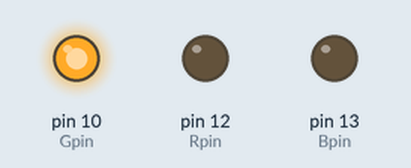
Recording of a sketch running on a simulated Arduino Uno, built with avr-gcc and run on an emulated ATmega328P. Shown: output pins drawn as LEDs (lit = HIGH).

Above: at 0.5 s.
At 3.2 s:
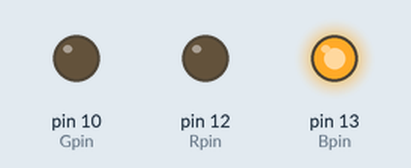
At 5.5 s:
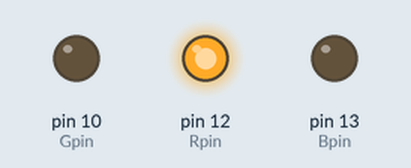
Timing chart, 0 to 8.1 s (numbered marks = the images above):
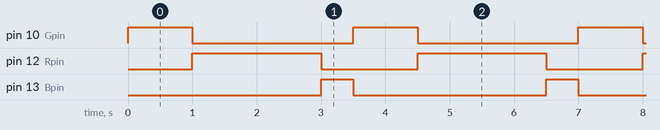

Measured:
- by itself, pin 10 (Gpin): alternates HIGH for 1.0 s and LOW for 2.5 s
- by itself, pin 12 (Rpin): alternates HIGH for 2.0 s and LOW for 1.5 s
- by itself, pin 13 (Bpin): alternates HIGH for 0.50 s and LOW for 3.0 s

The sketch:

project_3__1_.ino
```cpp
 const int Gpin= 10;
 const int Rpin= 12;
 const int Bpin= 13;
 void setup(){
            pinMode(Bpin,OUTPUT);
            pinMode(Rpin,OUTPUT);
            pinMode(Gpin,OUTPUT);}

 void loop(){
  digitalWrite(Gpin,HIGH);
  delay(1000);
  digitalWrite(Gpin,LOW);
  digitalWrite(Rpin,HIGH);
  delay(2000);
  digitalWrite(Rpin,LOW);
  digitalWrite(Bpin,HIGH);
  delay(500);
  digitalWrite(Bpin,LOW);
  }
```

class.c
```cpp
#include <stdio.h>


//Loop to print the sum of all
//int main(){
//	int numbers[5]={-5,6,7,-2,-8};
//	int i=0;
//	int sum=0;
//	while(i<=4){
//		sum+=numbers[i];
//
//	}
//	printf("%d",sum);
//
//}

//Exams.c


//int main(){
//	int num1, num2, sum;
//	printf("Enter a number \n");
//	scanf("%d",&num1);
//	printf("Enter a number \n");
//	scanf("%d",&num2);
//	sum=num1+num2;
//	printf("The sum of %d and %d is %d",num1, num2, sum);
//	return 0;
//}

//int main(){
//	int myArray[10]={12,21,34,12,34,56,78,90,34};
//	int lv;
//	int max=myArray[0];
//	for (lv=0; lv<=9;lv++){
//		if(myArray[lv]>max){
//			max=myArray[lv];
//		}
//	}
//	printf("%d",max);
//	return 0;
//
//}

//int main(){
// 	int average, num;
// 	int sum=0;
// 	int lv=1;
// 	printf("Enter a number\n");
// 	scanf("%d",&num);
// 	for(lv=1; lv<=num; lv++){
// 		if(lv%2==0){
// 			sum+=lv;
//		}
//	}
//	average=sum /num;
//    printf("The sum of even numbers between 1 and %d is %d while their average is %d",num, sum, average);
// 	return 0;
//}
//int main(){
//	int average, num;
//	int sum=0;
//	int lv=1;
//	int length=0;
//	printf("Enter a number \n");
//	scanf("%d",&num);
//	for(lv=1; lv<=num; lv++){
//		if(lv%2 ==0){
//			sum+=lv;
//			length++;
//		}
//	}
//	average=sum/num;
//	printf("The number of even numbers is %d\n", length);
//	printf("The sum is %d\n", sum);
//	printf("The average is %d\n", average);
//	return 0;
//}
//int main(){
//	int num1,num2,num3,largest;
//    printf("Enter 3 numbers \n");
//    scanf("%d %d %d",&num1 ,&num2 ,&num3);
//
//    if(num1>num2&&num1>num3){
//    	largest=num1;
//	}
//	else if(num2>num1&&num2>num3){
//		largest=num2;
//	}
//	else {
//		largest=num3;
//	}
//	printf("The largest number among %d, %d and %d is %d", num1, num2, num3, largest);
//	return 0;
//}

//int main(){
//	int num;
//	int lv=2;
//	int flag=1;
//	printf("Enter a number\n");
//	scanf("%d",&num);
//	for(lv=2; lv<num; lv++){
//		if(num%lv==0){
//			flag=0;
//		}
//	}
//	if(flag==0){
//		printf("%d is not prime", num);
//	}
//	else{
//		printf("%d is prime",num);
//	}
//	return 0;
//}

//int main(){
//	int counter=0;
//	int num;
//	int originalNum;
//	printf("Enter a positive number\n");
//	scanf("%d",&num);
//	originalNum=num;
//	while (num>0){
//		num/=10;
//		counter++;
//	}
//	printf("%d is made of %d digits",originalNum , counter);
//	return 0;
//}

//int main(){
//	int num=98;
//	int myArray[10]={12,34,56,78};
//	printf("%p\n",&myArray[0]);
//	printf("%p\n",&myArray[1]);
//	printf("%p\n",&num);
//}

#include <limits.h>
#include <float.h>
int main(){
	float gpa=2.34567;
	printf("The range for signed char is btn %d and %d \n",CHAR_MIN, CHAR_MAX);
	printf("The range for unsigned is btn 0 and %d \n", UCHAR_MAX);
	printf("The range for long  float is  btn %.10Le and %.10Le \n",FLT_MIN, FLT_MAX);
	printf("%.2f",gpa);
	return 0;
}
```

stuck.c
```cpp
#include <stdio.h>
#include <stdlib.h>

/*int main(){
    float length, width, area, perimeter;
	printf("Enter the sides of the rectangle: \n");
	scanf("%f%f",&length,&width);//& is to specify the location where the inputs will be stored, we use two %fs bcz we will receive two inputs
	area = length * width;//Area calculation
	perimeter = (length+width) * 2;
	printf("The perimeter of the rectangle of with sides %f and %f is %f m \n", length, width, perimeter);
	printf("The area of the rectangle of with sides %f and %f is %f m\n", length, width, area);

	return 0;
}*/


int main(){
	int n1;
	int n2;
	int n3;
	printf("Enter numbers: ");
	scanf("%d%d%d", &n1,&n2,&n3);
	int greatest;
	if(n1>n2 && n1>n3){//We must find the greatest nbr among them to use it when looping
		greatest = n1;
	}
    else if(n2>n3 && n2>n3){
		greatest = n2;
	}
	else{
		greatest = n3;
	}
	int gcd;
	int i = 2;
	for (i=2; i<=greatest; i++){
		if(n1%i==0 && n2%i==0 && n3%i==0){
			gcd =i;
		}
	}
	printf("The Greatest Common Divisor of %d,%d and %d is %d",n1,n2,n3,gcd);//We have to print after closing the loop so that we can print one common factor
	return 0;
}

// Funtions in C programming
/*int main(){
	int num1,num2,num3,greatest;
	printf("Enter 3 numbers: ");
	scanf("%d%d%d",&num1,&num2,&num3);
	if(num1>num2&& num1>num3){
		greatest=num1;
	}
	else if (num2>num1&& num2>num3){
		greatest=num2;
	}
	else{
		greatest=num3;
	}
	printf("The largest in number among %d,%dand%d is %d ",num1,num2,num3,greatest);
}
// Constants in c. Alot of times when naming const variables we use all uppercase-letters(It's just a best practice and not a must .Just like in JS consts can not be modified
int main(){
	printf("%f", floor(45.2869));//funtion to round down a number. The ceil function is the opposite of the floor function and it is used to round up a number
	return 0;
}
*/

//Getting input from user
//int main(){
//	char name[20];
//	int age;
//	double gpa;
//	char grade;
//	printf("Enter your name, age, gpa, and grade: \n");
//	scanf("%s %d %lf %c",&name ,&age, &gpa, &grade);
//	printf("Hello %s according to the survery,",name);
//	printf("you are %d years old ",age);
//	printf("your gpa is %f ",gpa);
//	printf("your grade is %c ",grade);
//	return 0;
//}

//Madlib game
//int main(){
//	char color[20];
//	char pluralNoun[20];
//	char foodF[20];
//    char foodL[20];
//	printf("Enter your favorite clolor: \n");
//	scanf("%s",&color);
//	printf("Enter a plural noun: \n");
//	scanf("%s",&pluralNoun);
//	printf("Enter your favorite food with two words: \n");
//	scanf("%s%s",&foodF,&foodL);
//	printf("Biscuits are %s\n", color);
//	printf("%s are sweet\n",pluralNoun);
//	printf("And I love %s %s\n",foodF, foodL);
//	return 0;
//
//}

//Arrays
//int main(){
//	int myArray[]={1,2,3,4,5};
//    myArray[4]=27;
//	printf ("%d", myArray[4]);
//}
//int main(){
//	char stings[][20]={"Hello","How are you","They call me shoula"}; To store an array of more than one string you have to use two square brackets
//	printf("%s",stings[0]);
//	return 0;
//}
//int main(){
//	int ages[30]={12,15,16,17};
//	printf("Enter your age");
//	scanf("%d", &ages[9]);
//	printf("Your age is %d", ages[9]);
//}

//The void function has no return which means that
//in order for it to return sthg it must be called in the main function
//int main(){
//	greet("Shoula", 15);
//	greet("Derrick", 15);
//	greet("Leccutte", 6);
//	return 0;
//}
//void greet(char name[],int age){
//	printf("Hello %s, you are %d old\n",name ,age);
//}

//Example of a function that is not void The voidness is due to the use of void when declaring the function
//double cube(double num){
//	return num*num*num;
//}
//int main(){
//	printf("Answer: %f",cube(12.3));
//	return 0;
//}
//Alternative
//double cube(double num);
//int main(){
//	printf("Answer: %f\n", cube(12.3));
//	return 0;
//}
//double cube(double num){
//	return num*num*num;
//}

//Function to find the largest number.
//int max(int num1, int num2, int num3){
//	int greatest;
//	if(num1>=num2 && num1>=num3){
//		greatest=num1;
//	}
//	else if(num2>=num1 && num2>=num3){
//		greatest=num2;
//	}
//	else{
//		greatest=num3;
//	}
//	return greatest;
//}
//int main(){
//	printf("%d",max(3,45,67));
//	return 0;
//
//}

//Making a calculator using if statements
//int main(){
//	double num1;
//	double num2;
//	char op;
//
//	printf("Enter a number\n");
//	scanf("%lf", &num1);
//	printf("Enter an operator\n");
//	scanf(" %c", &op);
//	printf("Enter a number\n");
//	scanf("%lf",&num2);
//	if(op=='+'){
//		printf("%f",num1+num2);
//	}
//	else if(op=='-'){
//		printf("%f",num1-num2);
//	}
//	else if(op=='*'){
//		printf("%f",num1-num2);
//	}
//	else if(op=='/'){
//		printf("%f",num1/num2);
//	}
//	else{
//		printf("Invalid Operator");
//	}
//	return 0;
//}

//Using the switch statements
//int main(){
//	char grade;
//	printf("Enter your grade:\n");
//	scanf(" %c", &grade);
//	switch(grade){
//		case'A':
//			printf("You did great\n");
//			break;
//		case'B':
//			printf("You did alright\n");
//			break;
//		case 'C':
//			printf("You did poorly\n");
//			break;
//		case 'D':
//			printf("You did very bad");
//			break;
//		case 'F':
//			printf("You failed\n");
//			break;
//		defaul:
//			printf("Invalid Grade\n");
//
//	}
//	return 0;
//}

//Structs can store different data types at the same time}
//struct Student{
//	char name[20];
//	int age;
//	double gpa;
//	char major[20];
//
//};
//int main(){
//	struct Student student1;
//	student1.age=27;
//	student1.gpa=2.5;
//	strcpy(student1.name,"Damn");
//	strcpy(student1.major,"Cyber");
//
//	struct Student student2;
//	student2.age=1;
//	student2.gpa=2.7;
//	strcpy(student2.name,"Daah");
//	strcpy(student2.major,"Software");
//	printf("%s", student2.major);
//}

//Usin structs to model a phone and book
// struct Phone{
// 	char brand[20];
// 	char model[20];
// 	int storage;
// 	double price;
// };
// struct Book{
// 	char author[20];
// 	char title[20];
// 	float price;
// 	int pages;
//
// };
// int main(){
// 	struct Phone iPhone;
// 	iPhone.storage=16;
// 	iPhone.price=2999.98;
// 	strcpy(iPhone.brand,"Apple");
// 	strcpy(iPhone.model, "iPhone13");
// 	printf("%s\n", iPhone.brand);
// 	struct Book aLycs;
// 	aLycs.pages=16;
// 	aLycs.price=2999.98;
// 	strcpy(aLycs.author,"Tim");
// 	strcpy(aLycs.title, "A life you can save");
// 	printf("%s\n", aLycs.author);
//
//
// }

//Looping

//While loop
//int main(){
//	int index=1;
//	while(index<=5){
//		printf("%d\n", index);
//		index++;
//	}
//	return 0;
//}
//
//int main(){
//	printf("Hello,\\ How is life?\t It's never easy to say goodbye\"");
//	printf("It's still the damn girl");
//	int num=49;
//	printf(num);
//	return 0;
//	system("pause");
//}
//int main(){
//	int ages[30]={10,5,20};
//	printf("Enter your age: ");
//	scanf("%d",ages[9]);
//	printf("The age number 10 is %d\n", ages[9]);
//	return 0;
//
//}
//int main(){
//	int ages[30]={12,15,16,17};
//	printf("Enter your age\n");
//	scanf("%d", &ages[9]);
//	printf("Your age is %d", ages[9]);
//}

//Iterative structures
//Loop to print negative numbers in an array
//int main(){
//	int lv =0;
//	int myArray[10]={12,-5,-9,6,7,8,-6,-5,-7,3};
//	while(lv<=9){
//		if(myArray[lv]<0){
//			printf("%d\n",myArray[i]);
//		}
//		lv++;
//
//	}
//
//}
```
